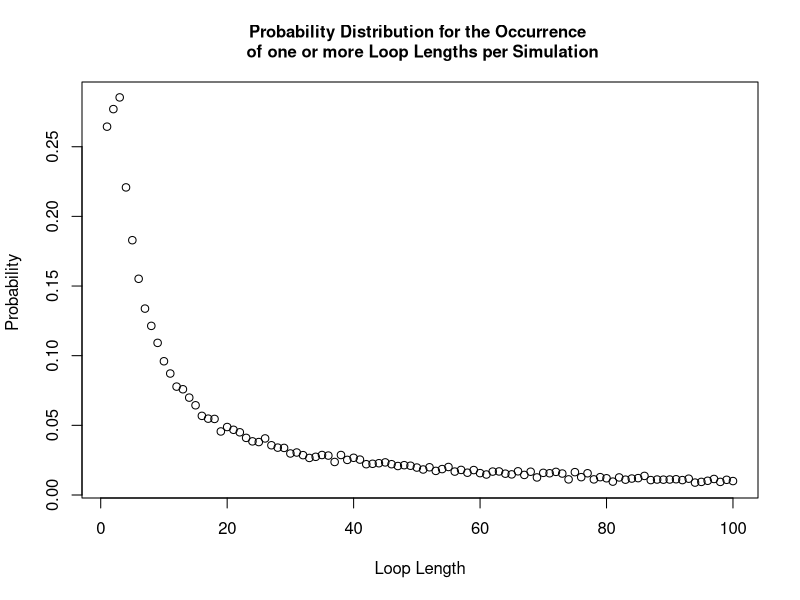

Source code (R):
#### Team Members:
# Fatima Kasenally (S2443602); Wenqi Ni (s1792412); Cameron Allan (S1748084)

#### address of github repo:
#https://github.com/niwq15/SP-Group-7-A2


#### Contributions

# Functions we each made versions of:
# Cameron - Strategy3, alternatives to each strategy using arrays, Pone, Pall, dloop
# Wenqi - Strategy1, Strategy2, Strategy3, Pone, Pall, dloop 
# Fatima - Strategy2, Pone, Pall, dloop 

# each of us should add more here. we can say what we have done, involving different versions of functions above

# Cameron  wrote the used strategy 3 function and added an if statement to
# speed up the Pall function. Some attempts were made to use arrays to record
# the simulation information but this was found to be slower. Other versions of
# Pone and Pall were also made but the final versions used were faster.

# Wenqi created the final versions of the functions Strategy 1, Strategy 2, Pone, 
# and the probability of no loop longer than 50 in a random reshuffling of cards to boxes
# 


# Other Tasks: (correct your own)
# Cameron - 
# Wenqi - Q3 - Q6 stuff 
# Fatima - Q3 - Q6 stuff 




#### Overview 
# This file holds the self-contained code to use stochastic simulation to study a generalised version of the famous '100 Prisoners Problem' 
# The problem is defined as follows: 
# Consider a prison containing 2n prisoners, each with a unique identification number ranging from 1 to 2n. 
# The prison has a room with 2n boxes, each uniquely numbered from 1 to 2n and each containing a single card. 
# These cards are each labelled with a unique number between 1 and 2n. 
# Each prisoner is allowed to open n boxes to find the card with their number.
# If all 2n prisoners successfully find their cards then they all go free. 
# After their turn,the prisoners are not allowed to communicate any new information from the boxes 
# to prisoners who have yet to take their turn.
# The room is returned to its original state after each prisoner’s go. 

# Firstly, we will show 3 strategies for the prisoners, then create a 'Pone' function to estimate 
# the probability of a single prisoner successfully finding their number, then use a 'Pall' function to 
# calculate the probability of all the prisoners finding their numbers. 
# Based on the results of the individual and joint success probabilities using different strategies, 
# we will give some comments about which strategy has the highest success probabilities for 
# both individuals and the collective. 

## Each function expressing the different strategies for opening boxes to find cards will require the same 
## input parameters : n,k,cards_num. Where n parameterises the 2n number of boxes, prisoner and cards in our problem.
## k is the prisoner's number and cards_num represents the random orders of cards placed in boxes.
## Uniform input parameters allows the implemented strategy to be a variable in each simulation as each strategy 
## function is interchangeable. This is required by functions 'Pone' and 'Pall'.


## Strategy 1:
## Each prisoner with their number 'k' starts at the k-th box which contains card b
## If k is not equal to b, then the prisoner goes to box b and opens it
## The process will be repeated until they have either found the card k or opened n boxes without finding it

## Prisoner 'k' uses Strategy 1 to find their number amongst '2n' boxes 'cards_num'
## where 'cards_num' is the card numbers indexed by the box numbers.
Strategy1 <- function(n,k,cards_num) {
  #create an empty vector to store card numbers as they are read
  cards_picked <- rep(0, n) # the prisoner can read at most n cards
  cards_picked[1] <- cards_num[k] # start at the box with his number (k) on it 
  #for each of the remaining steps, first check if he has found his card number
  #if so, he will stop; if not, he will continue to read cards
  for (b in 2:n) {
    if (cards_picked[b-1] == k) {#if the prisoner k has found his number
      return(TRUE) #yes the prisoner has successfully found his card
      break # stop here and the prisoner will not open other boxes
    } else {#otherwise prisoner will open another box with the number of the last card
      cards_picked[b] <- cards_num[cards_picked[b-1]]
    }
  }
  #check whether he finds his number in the final step
  if (cards_picked[n] != k) { #if the final number is not his number
    return(FALSE) #prisoner has failed to find his card
  } else {#if the final number is equal to his number
    return(TRUE) #prisoner has successfully found his card
  }
}



## Strategy 2:
## This strategy follows an identical procedure to strategy 1, except that the starting box is randomly selected
## The prisoner uses the card number in each box to pick his next box to open.
## The prisoner can open at most n boxes in order to find the card with their number on it.

## Prisoner 'k' uses Strategy 2 to find their number amongst '2n' boxes 'cards_num'
Strategy2 <- function(n,k,cards_num) {
  #create an empty vector to store card numbers that have been read
  cards_picked <- rep(0, n) # the prisoner can read at most n cards
  cards_picked[1] <- sample(cards_num,1)# start at a randomly selected box 
  #for each of the remaining steps, firstly check whether he has found him number card
  #if so, he will stop; if not, he will continue to read cards
  for (b in 2:n) {
    if (cards_picked[b-1] == k) {#if the prisoner k has found his number
      return(TRUE)
      break #stop here and the prisoner will not open other boxes
    } else {#otherwise prisoner will open the box with number k
      cards_picked[b] <- cards_num[cards_picked[b-1]]
    }
  }
  #check whether he finds his number in the final step
  if (cards_picked[n] != k) { #if the final number is not his number
    return(FALSE)
  } else {#if the final number is equal to his number
    return(TRUE)
  }
} #The function returns TRUE/FALSE expressing that the prisoner has FOUND/FAILED TO FIND his card 

## In Strategy 1 and Strategy 2, we use the idea that once prisoners find their numbers, they will stop
## We use 'break' to save on running time
## In Strategy 3, we show another idea of selecting n card numbers and then checking whether k is inside

## Strategy 3:
## In this strategy the prisoner opens n boxes at random, without replacement
## The prisoner will open n different boxes. The function outputs a TRUE/FALSE
## for use in the Pone and Pall functions in future.

## Prisoner 'k' uses Strategy 3 to find their number amongst '2n' boxes 'cards_num'
Strategy3 <- function(n,k,cards_num){ 
  cards_picked <- sample(cards_num,n,replace=FALSE) # Randomly select n boxes from cards_num to open
  any(k == cards_picked) # check whether the prisoner's number appears in the selected card_num
} # End function



## 'Pone' is a function which estimates the probability of a prisoner, k, successfully finding their card number (k)
## within the n tries amongst 2n boxes (cards_num) in nreps simulated trials, using any one of the available strategies encoded above

Pone <- function(n,k,strategy,nreps) {
  # create an empty vector to store the outcome of each simulation as 1/0 = Success/ Failure to find his card
  success <- rep(0, nreps)
  for (i in 1:nreps) {
    # simulate the random order of card numbers
    cards_num <- sample(1:(2*n), 2*n, replace=FALSE)
    success[i] <- strategy(n,k,cards_num)
  }
  # return the frequentist probability of success as: 
  # total number of simulated successes / total number of simulations
  return(sum(success)/nreps)
}

## 'Pall' is a function to find the probability of all the 2n prisoners finding their cards in a single simulation
## and thus being able to escape. All prisoners must use the same strategy and the probability 
## is calculated by analysing the results from nreps simulated trials 

Pall <- function(n,strategy,nreps) {
  #create a vector to record the result of each simulation with default values of 1s
  num_success <- rep(1,nreps)
  for (i in 1:nreps) {#for each simulation
    #generate a random order of card numbers
    cards_num <- sample(1:(2*n), 2*n, replace=FALSE)
    #use the strategies to calculate whether each prisoner can find their correct number within n times
    for (k in 1:(2*n)) {
      result <- strategy(n,k,cards_num) # save the result of strategy for the k-th prisoner
      num_success[i] <- num_success[i] * result # if result is 1 keep 1 in the vector. If 0 change to 0.
      if (result == 0){ # stop if any prisoner does not escape, this cuts down simulation run-time
        break
      }
    }
  }
  # return the frequentist probability as: total number of simulated successes / total number of simulated trials
  return(sum(num_success)/nreps)
}

### Sample Results ###

### individual prisoner probabilities: 
### Pone takes args: n,k,strategy,nreps

Pone(5,5,Strategy1,10000)
Pone(50,50,Strategy1,10000)
# one prisoner & strategy 1: prob success ~ 50%  (for all n)

Pone(5,5,Strategy2,10000)
Pone(50,50,Strategy2,10000)
# one prisoner & strategy 2: prob success ~40%  (n=5) ~37%  (n>50)

Pone(5,5,Strategy3,10000)
Pone(50,50,Strategy3,10000)
# one prisoner & strategy 3: prob success ~50%  (for all n)

### joint probabilities for all prisoners as a collective:  
### Pall takes args: n,strategy,nreps


Pall(5,Strategy1,10000)
Pall(50,Strategy1,10000)
#10 prisoners & strategy 1: prob success ~35% (n=5)
#100 prisoners & strategy 1: prob success ~31% (n=50)

Pall(5,Strategy2,10000)
Pall(50,Strategy2,10000)
#10 prisoners & strategy 2: prob success ~0.01%  (n=5)
#100 prisoners & strategy 2: prob success ~0% (smaller than precision)  (n=50)

Pall(5,Strategy3,10000)
Pall(50,Strategy3,10000)
#10 prisoners & strategy 3: prob success ~0.1%  (n=5)
#100 prisoners & strategy 3: prob success ~0% (smaller than precision) (n=50)


## Remarks

## Strategy 1 and Strategy 3 have similar individual success probabilities of 50%. 
## Strategy 1 has much higher joint success probability of above 30%, while Strategy 3 only has 0%.
## It demonstrates that there is something intelligent in Strategy 1's design.
## Strategy 2 has a lower marginal probability for success than the others, and a joint probability close to 0. 

## More explanations
## For Strategy 1, consider the distribution of maximum loop lengths amongst the boxes and cards. The cycle of box and card numbers 
## must eventually return the prisoner to open a box with his card number inside if he is allowed to open as many boxes as he wants, 
## as the numbers used are part of a finite sequence. Thus, the high joint success probability can be calculated as the cumulative 
## probability of the maximum loop length being less than n, which we have determined to be approximately 31%

## For Strategy 2, the marginal probability is lower than 50% because the conditions for the prisoner's success are 1.the prisoner 
## select the correct loop with his card in it at random; 2.the loop he picks must also be shorter than n. 
## Our results show that the probability is about 37-40% (varies with n). The joint probability tends to 0 for the similar reason as strategy 3.

## For Strategy 3, the probability of finding their card every time they open a box is 1/2n and if he opens n boxes at random the 
## probability of finding his card is n/2n (=50%). For 2n prisoners all finding their cards in a simulation we multiply the independent 
## marginal probabilities to produce a joint probability of (0.5)^(2n), which tends to 0 as n increases. 



## dloop is a function which returns the probability distribution for the loop lengths occurring in a simulation 
## It takes the parameters n (to create 2n boxes) and nreps (to analyse the results of nreps simulations).
## The dloop function will return a 2n-vector, 'prob_vec_y', and prob_vec_y[i] shows the probability of loop length of i 
## occurring at least once in a random shuffling of cards to boxes.

dloop <- function(n, nreps) {
  each_loop_lengths <- c() #list to store the loop lengths generated by all simulations
  
  for (i in 1:nreps){ 
    #simulate a new set of boxes for each simulation
    cards_num <- sample(1 : (2*n), 2*n , replace=FALSE) 
    #store a list of closed boxes in each simulation
    unopened_boxes <- 1:(2*n)
    
    #store the unique loop lengths generated from each simulation 
    new_loop_lengths <- c()
    
    #scan for loops, (while more than 2 boxes are still closed, indexing breaks down for smaller loops)
    while (length(unopened_boxes) > 2 ){
      #pick the smallest number unopened box and store the value of the card inside 
      cards_picked <- cards_num[unopened_boxes[1]]
      
      #pick your next box according to your last card and scan each closed loop
      for (b in 2:length(unopened_boxes)){ #max loop length is the number of closed boxes
        #store the number of the latest card
        cards_picked <- c(cards_picked, cards_num[cards_picked[b-1]])
      }#end for 
      
      
      #scanning the last 2 boxes
      if (length(unopened_boxes) == 2 && cards_num[unopened_boxes[1]] == unopened_boxes[2]) {
        #we have found a 2 item long loop 
        new_loop_lengths <- c(new_loop_lengths, 2) 
      } else if ((length(unopened_boxes) == 2) && (cards_num[unopened_boxes[1]] == unopened_boxes[1])) {
        #we have found one or more loops with length 1
        new_loop_lengths <- c(new_loop_lengths, 1) 
      }
      
      #add your new loop length to your list 
      new_loop_lengths <- c(new_loop_lengths, length(unique(cards_picked))) 
      
      #remove the boxes opened 
      unopened_boxes <- setdiff(unopened_boxes,unique(cards_picked))
    } #end while 
    
    #store the uniquely occuring loop lengths from each simulation in a global simulation list 
    each_loop_lengths <- c(each_loop_lengths, unique(new_loop_lengths))
    
    
  } #end for 
  prob_vec_y <- tabulate(each_loop_lengths)/nreps #probability vector for the occurrence of each type of loop length 
  #function outputs the probability distribution 
  return(prob_vec_y)
  
}#end function




#testing the distribution for n=50
n = 50 
#variable storing our probability distribution using function dloop
prob_vec <- dloop(n, 10000)

##plotting the probability distribution
#create an x axis 
x_axis <- 1:length(prob_vec)
plot(x_axis, prob_vec, xlab = "Loop Length", ylab = "Probability ", main = "Probability Distribution for the Occurrence \n of one or more Loop Lengths per Simulation", cex.main = 1)

#output the probability distribution vector: 
cat("your probability vector for producing at least one loop of length i: \n", prob_vec, "\n")

## Only one loop length > n may exist at a time. In a simulation the lengths of all loops present must sum to 2n. 
## Therefore P(loop length >n occurs at least once ) == P(loop length >n occurs once ) and is mutually exclusive with 
## all other loop lengths >n . If we take 1-sum(p(loop length >n)) we are left with the probability of no loops longer
## than n occurring in the simulation. In this case Strategy 1 is guaranteed success. 

cat( "Probability of Strategy 1 succeeding: \n", 1 - sum(prob_vec[(n+1):(2*n)]), "\n this is also the probability of the maximum loop length being no more than n")
